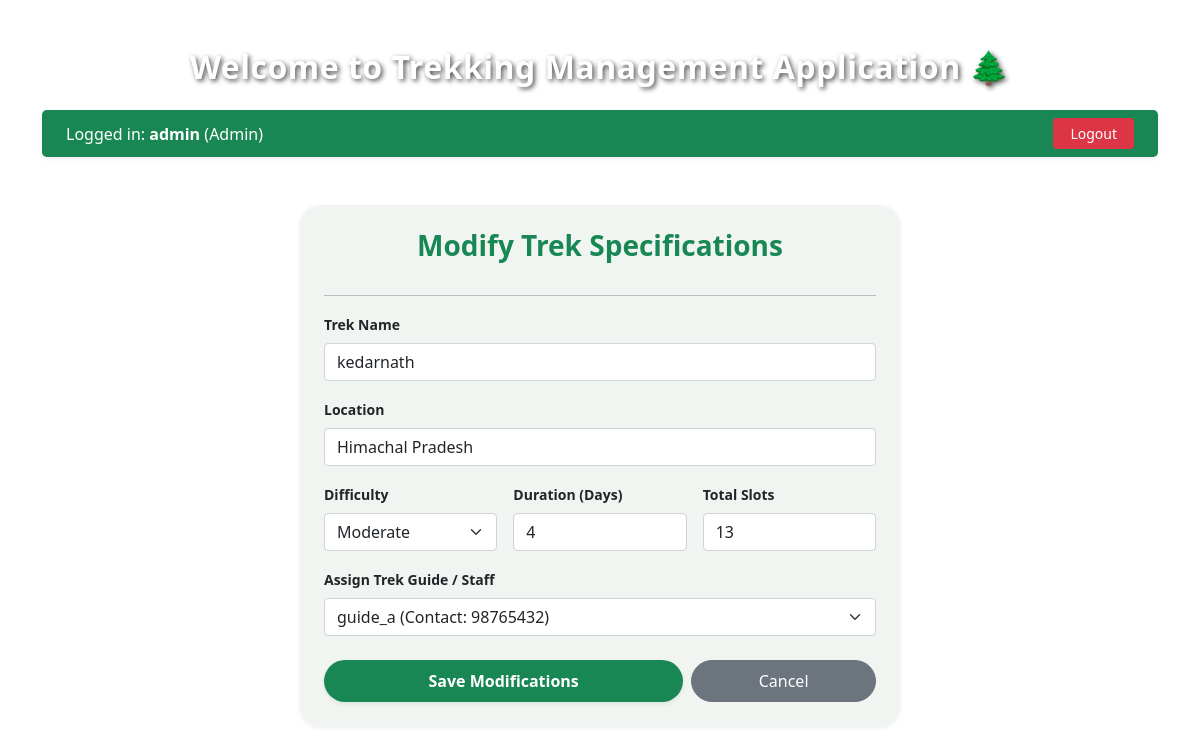
The page /admin/edit_trek/1 (signed in) on the database its author committed.
### applications/models.py (models this page shows)
class Trek(db.Model):
    __tablename__ = 'treks'
    id = db.Column(db.Integer, primary_key=True)
    name = db.Column(db.String(100), nullable=False)
    location = db.Column(db.String(100), nullable=False)
    difficulty = db.Column(db.String(20), nullable=False)
    duration = db.Column(db.Integer, nullable=False)
    available_slots = db.Column(db.Integer, nullable=False)
    status = db.Column(db.String(20), default='Pending', nullable=False)
    start_date = db.Column(db.Date, nullable=False)
    end_date = db.Column(db.Date, nullable=False)
    staff_id = db.Column(db.Integer, db.ForeignKey('staff_profiles.id'), nullable=True)
    bookings = db.relationship('Booking', backref='trek_details', cascade="all, delete-orphan")

class User(db.Model):
    __tablename__ = 'users'
    id = db.Column(db.Integer, primary_key=True)
    username = db.Column(db.String(50), unique=True, nullable=False)
    password = db.Column(db.String(100), nullable=False)
    email = db.Column(db.String(100), unique=True, nullable=False)
    role = db.Column(db.String(20), nullable=False, default='trekker')
    is_blacklisted = db.Column(db.Boolean, default=False, nullable=False)
    is_approved = db.Column(db.Boolean, default=False, nullable=False)
    created_at = db.Column(db.DateTime, default=datetime.utcnow)
    staff_profile = db.relationship('StaffProfile', backref='user_identity', uselist=False, cascade="all, delete-orphan")
    bookings = db.relationship('Booking', backref='trekker', cascade="all, delete-orphan")

### applications/controllers.py (the view, shortened to what this page needs)
@app.route('/admin/edit_trek/<int:trek_id>', methods=['GET', 'POST'])
def edit_trek(trek_id):
    if session.get('role') != 'admin':
        return "Unauthorized", 403
    trek = Trek.query.get_or_404(trek_id)
    staff_profiles = StaffProfile.query.join(User).filter(User.is_approved == True).all()
    return render_template('edit_trek.html', trek=trek, staff_profiles=staff_profiles)

### templates/edit_trek.html (shortened to what this page needs)
{% extends 'base.html' %}
{% block content %}
<div class="container mt-5 mb-5 d-flex justify-content-center">
    <div class="card p-4 border-0 shadow-sm" style="border-radius: 20px; background: rgba(240, 245, 241, 0.95); width: 100%; max-width: 600px;">
        <h3 class="text-green fw-bold mb-3 text-center">Modify Trek Specifications</h3>
        <hr>
        <form action="/admin/edit_trek/{{ trek.id }}" method="POST">
            <div class="row g-3">
                <div class="col-md-12">
                    <label class="form-label small fw-bold">Trek Name</label>
                    <input type="text" class="form-control" name="name" value="{{ trek.name }}" required>
                </div>
                <div class="col-md-12">
                    <label class="form-label small fw-bold">Location</label>
                    <input type="text" class="form-control" name="location" value="{{ trek.location }}" required>
                </div>
                <div class="col-md-4">
                    <label class="form-label small fw-bold">Difficulty</label>
                    <select class="form-select form-control" name="difficulty">
                        <option value="Moderate" {% if trek.difficulty == 'Moderate' %}selected{% endif %}>Moderate</option>
                    </select>
                </div>
                <div class="col-md-4">
                    <label class="form-label small fw-bold">Duration (Days)</label>
                    <input type="number" class="form-control" name="duration" value="{{ trek.duration }}" required>
                </div>
                <div class="col-md-4">
                    <label class="form-label small fw-bold">Total Slots</label>
                    <input type="number" class="form-control" name="slots" value="{{ trek.available_slots }}" required>
                </div>
                <div class="col-md-12">
                    <label class="form-label small fw-bold">Assign Trek Guide / Staff</label>
                    <select class="form-select form-control" name="staff_id">
                        {% for s in staff_profiles %}
                            <option value="{{ s.id }}" {% if trek.staff_id == s.id %}selected{% endif %}>
                                {{ s.user_identity.username }} (Contact: {{ s.contact_details if s.contact_details else 'N/A' }})
                            </option>
                        {% endfor %}
                    </select>
                </div>
            </div>
            <div class="d-flex gap-2 mt-4">
                <button type="submit" class="btn btn-green w-100 rounded-pill fw-bold py-2 shadow-sm">Save Modifications</button>
                <a href="/admin/dashboard#treks-section" class="btn btn-secondary w-50 rounded-pill py-2">Cancel</a>
            </div>
        </form>
    </div>
</div>
{% endblock %}

### templates/base.html (style rules this page uses)
body { background: url('https://images.unsplash.com/photo-1473448912268-2022ce9509d8?auto=format&fit=crop&w=1950&q=80') no-repeat center center fixed; background-size: cover; min-height: 100vh; }
.text-green { color: #198754 !important; }
.btn-green { background-color: #198754; color: white; border: none; transition: all 0.2s ease; }

### rows shown on the page
Trek: name "kedarnath", location "Himachal Pradesh", difficulty "Moderate", duration "4", slots "13", staff_id "guide_a (Contact: 98765432)"

### other values the page prints
{{ session.get('username') }} "admin"
{{ session.get('role')|capitalize }} "Admin"
